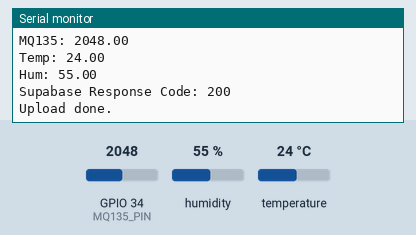
This sketch was run on a simulated ESP32. On the bench: the last lines printed to the serial monitor. Inputs (shaded band) come from the test bench; at power-on: humidity 55 %, GPIO 34 (MQ135_PIN) = 2048, temperature 24 °C. WiFi joins after 1.5 s; servers stay silent unless stated; uploads are accepted with an empty reply.

Above: at 3.2 s.
3.3 s: humidity set to 22 %
At 4.41 s:
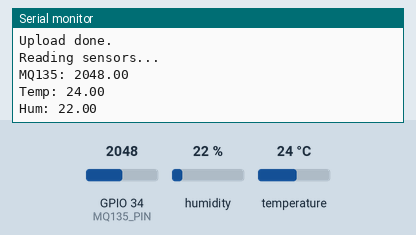
6.2 s: GPIO 34 (MQ135_PIN) set to 2866
At 7.2 s:
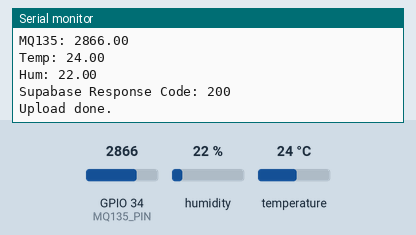
9.1 s: temperature set to 12 °C
At 11.08 s:
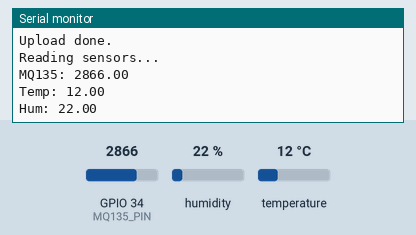
12.0 s: GPIO 34 (MQ135_PIN) set to 3603
At 13.3 s:
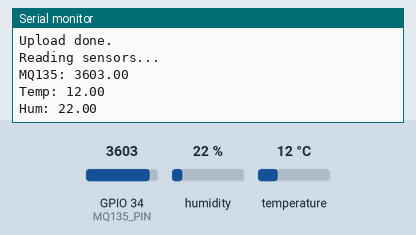
14.9 s: humidity set to 40 %
At 16.2 s:
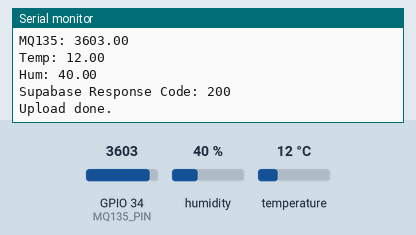
Timing chart, 0 to 17.9 s (numbered marks = the images above; inputs shaded):
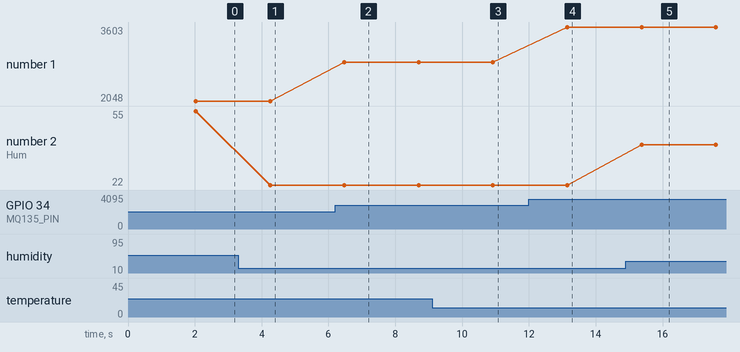

Measured:
- after the input at 3.3 s, the serial monitor: prints a new line after 0.95 s (image 1)
- after the input at 6.2 s, the serial monitor: prints a new line after 0.27 s (image 2)
- after the input at 9.1 s, the serial monitor: prints a new line after 1.8 s (image 3)
- after the input at 12.0 s, the serial monitor: prints a new line after 1.1 s (image 4)
- after the input at 14.9 s, the serial monitor: prints a new line after 0.47 s (image 5)
- plotted number 1: 2048 → 2866 after the input at 6.2 s, 2866 → 3603 after the input at 12.0 s
- plotted number 2: 55 → 22 after the input at 3.3 s, 22 → 40 after the input at 14.9 s

The sketch:

purair_iot_air_quality_uploader.ino
```cpp
#include <WiFi.h>
#include <HTTPClient.h>
#include <DHT.h>

#define DHTPIN 4
#define DHTTYPE DHT11
#define MQ135_PIN 34

const char* WIFI_SSID     = "Tech_Habba";
const char* WIFI_PASSWORD = "987654321";

const char* SUPABASE_URL  = "https://ipfqxgzylmfyffeqpdrb.supabase.co/rest/v1/sensor_data";
const char* SUPABASE_API_KEY = "eyJhbGciOiJIUzI1NiIsInR5cCI6IkpXVCJ9.eyJpc3MiOiJzdXBhYmFzZSIsInJlZiI6ImlwZnF4Z3p5bG1meWZmZXFwZHJiIiwicm9sZSI6ImFub24iLCJpYXQiOjE3NjE3NjgyOTUsImV4cCI6MjA3NzM0NDI5NX0.JFIvOF_hF3IKCO8br3dGoZhP7ks6HLwyGS0ryH8YBMA";

DHT dht(DHTPIN, DHTTYPE);

void setup() {
  Serial.begin(115200);
  delay(500);

  Serial.println("Connecting to WiFi...");
  WiFi.begin(WIFI_SSID, WIFI_PASSWORD);

  while (WiFi.status() != WL_CONNECTED) {
    Serial.print(".");
    delay(300);
  }

  Serial.println("\nWiFi Connected");
  Serial.print("IP: ");
  Serial.println(WiFi.localIP());

  dht.begin();
}

void sendToSupabase(float mq, float temp, float hum) {
  if (WiFi.status() != WL_CONNECTED) return;

  HTTPClient http;
  http.begin(SUPABASE_URL);

  http.addHeader("apikey", SUPABASE_API_KEY);
  http.addHeader("Authorization", String("Bearer ") + SUPABASE_API_KEY);
  http.addHeader("Content-Type", "application/json");
  http.addHeader("Prefer", "return=minimal");

  String jsonData = "{"
                      "\"air_quality\": " + String(mq, 2) + ","
                      "\"temperature\": " + String(temp, 2) + ","
                      "\"humidity\": " + String(hum, 2) +
                    "}";

  int httpResponseCode = http.POST(jsonData);

  Serial.print("Supabase Response Code: ");
  Serial.println(httpResponseCode);

  http.end();
}

void loop() {
  int mqRaw = analogRead(MQ135_PIN);
  float mqValue = (float)mqRaw;   // convert int → float8-safe
  float h = dht.readHumidity();
  float t = dht.readTemperature();

  Serial.println("Reading sensors...");
  Serial.print("MQ135: "); Serial.println(mqValue);
  Serial.print("Temp: ");  Serial.println(t);
  Serial.print("Hum: ");   Serial.println(h);

  sendToSupabase(mqValue, t, h);

  Serial.println("Upload done.\n");

  delay(2000);
}
```
